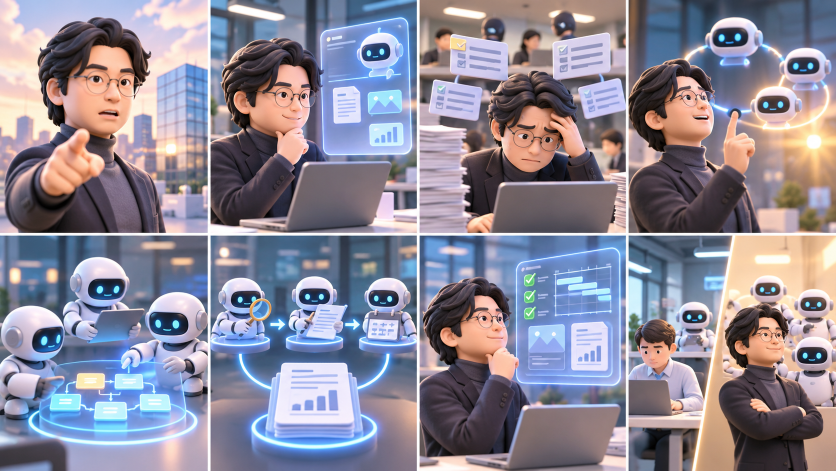
#> input picture ax-to-ao-2027/assets/storyboard.png, 1672 x 941 px (shown at 1/2 size)
$ python split_storyboard.py
#> lines starting #> are read from the running program, lines starting #| are printed output that depends on the picture; after the words box and inside, x2 and y2 are one past the last pixel; in counts of white or black regions, pixels touching at a corner belong together
#!/usr/bin/env python3
"""Split assets/storyboard.png (2 rows × 4 columns, read left→right, top→bottom) into 8 scene images.

Run from ax-to-ao-2027/:   python scripts/split_storyboard.py      (or: npm run split)
Needs: Python 3 + numpy + Pillow   (pip install numpy pillow)

1. Reads the real image size and finds the white gutters between cells (rows/columns almost entirely white);
   falls back to an equal 4×2 split if they are not found.
2. Crops each cell INSET px inside its gutter so no divider line remains → storyboard/scene-01.png … scene-08.png
   (untouched pixels: faces, hair, glasses, clothes and the UI shapes in the art are exactly as supplied).
3. Working copies for the video → public/scenes/scene-0X.jpg, enlarged with Lanczos (no regeneration).
   storyboard-hires/scene-0X.(png|jpg), if present, is used instead (drop in original single images there).
4. src/data/scenes.json: per-scene size, aspect and on-screen magnification.
"""
import json
import os
import sys

import numpy as np
from PIL import Image, ImageFilter

ROOT = os.path.dirname(os.path.dirname(os.path.abspath(__file__)))
SRC = os.path.join(ROOT, "assets", "storyboard.png")
OUT = os.path.join(ROOT, "storyboard")
HIRES = os.path.join(ROOT, "storyboard-hires")
PUB = os.path.join(ROOT, "public", "scenes")
META = os.path.join(ROOT, "src", "data", "scenes.json")
COLS, ROWS = 4, 2
INSET = 3
CARD_W = 800      # on-screen card width (must match src/components/Stage.tsx)
MAX_ZOOM = 1.3    # strongest camera push used in the video
WORK_W = 1800
WARN_AT = 2.2


def runs(mask):
    out, i = [], 0
    while i < len(mask):
        if mask[i]:
            j = i
            while j < len(mask) and mask[j]:
                j += 1
            out.append((i, j))
            i = j
        else:
            i += 1
    return out


def spans(frac, n, length):
    inner = [r for r in runs(frac > 0.85) if r[0] > length * 0.05 and r[1] < length * 0.95]
    if len(inner) == n - 1:
        edges, s = [], 0
        for a, b in inner:
            edges.append((s, a))
            s = b
        edges.append((s, length))
        return edges, True
    step = length / n
    return [(round(i * step), round((i + 1) * step)) for i in range(n)], False


def main():
    im = Image.open(SRC).convert("RGB")
#> im is the input picture: PIL image 1672x941 RGB; mean R, G, B 140.1, 136.2, 151.2
    a = np.asarray(im).astype(int)
    white = a.min(2) > 235
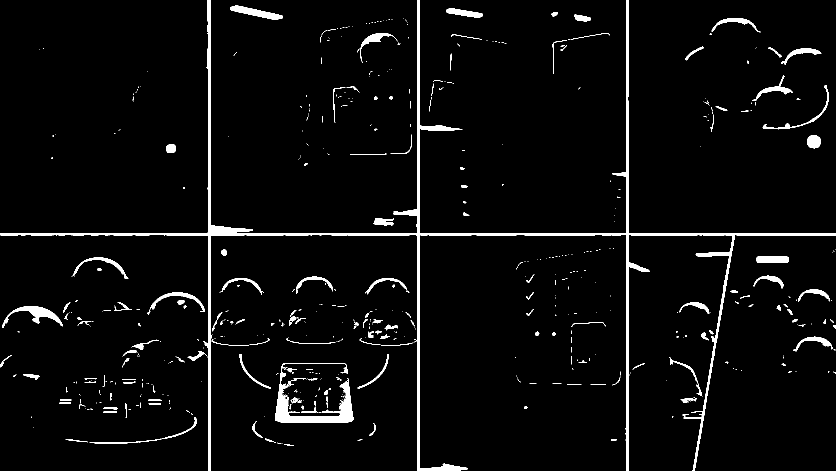
#> white: shape (941, 1672) bool (shown at 1/2 size); 3.7% white; 554 white regions (400 under 20 px), largest, box (x1, y1, x2, y2) and area: (0, 0, 1672, 941) 28087, (550, 726, 707, 845) 4842, (5, 612, 126, 656) 1496
    xs, okx = spans(white.mean(0), COLS, im.width)
#> after the loop in runs, `while i < len(mask):`: i = 1672; j = 1257; out = [(416, 421), (834, 839), (1252, 1257)]
#> the loop in spans, `for a, b in inner:` made 3 passes
#> (a, b, s) on passes 1 to 3: (416, 421, 421), (834, 839, 839), (1252, 1257, 1257)
#> after the loop in spans, `for a, b in inner:`: edges = [(0, 416), (421, 834), (839, 1252)]
#> xs = [(0, 416), (421, 834), (839, 1252), (1257, 1672)]; okx = True
    ys, oky = spans(white.mean(1), ROWS, im.height)
#> the loop in spans (call 2), `for a, b in inner:` made 1 pass
#> (a, b, s) on pass 1: (466, 471, 471)
#> ys = [(0, 466), (471, 941)]; oky = True
    print(f"storyboard {im.width}×{im.height}\n  columns {xs}\n  rows    {ys}")
#| storyboard 1672×941
#|   columns [(0, 416), (421, 834), (839, 1252), (1257, 1672)]
#|   rows    [(0, 466), (471, 941)]
    if not (okx and oky):
        print("! gutters not found on every axis — used an equal split; check storyboard/")
    os.makedirs(OUT, exist_ok=True)
    os.makedirs(PUB, exist_ok=True)
    meta, soft = [], []
    for r, (y0, y1) in enumerate(ys):
        for c, (x0, x1) in enumerate(xs):
            n = r * COLS + c + 1
#> n = 1
            # outer image edges need no inset; inner edges are trimmed past the divider's anti-aliasing
            box = (x0 + (INSET if c else 0), y0 + (INSET if r else 0), x1 - (INSET if c < COLS - 1 else 0), y1 - (INSET if r < ROWS - 1 else 0))
#> box = (0, 0, 413, 463)
            cell = im.crop(box)
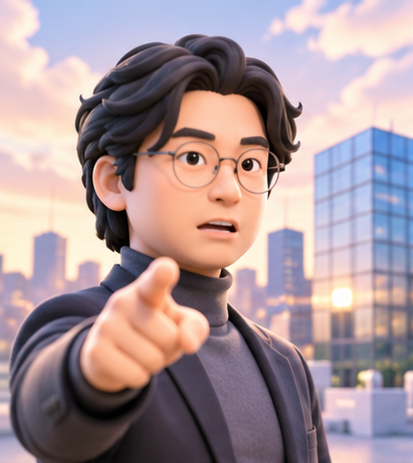
#> cell: PIL image 413x463 RGB; mean R, G, B 167.7, 148.1, 152.9
            cell.save(os.path.join(OUT, f"scene-{n:02d}.png"))
            hi = next((os.path.join(HIRES, f"scene-{n:02d}.{e}") for e in ("png", "jpg", "jpeg", "webp")
                       if os.path.exists(os.path.join(HIRES, f"scene-{n:02d}.{e}"))), None)
            s = Image.open(hi).convert("RGB") if hi else cell
            mag = CARD_W / s.width
#> mag = 1.94
            if s.width < WORK_W:
                work = s.resize((WORK_W, round(s.height * WORK_W / s.width)), Image.LANCZOS)
                if not hi:
                    work = work.filter(ImageFilter.UnsharpMask(radius=2.5, percent=35, threshold=2))
            else:
                work = s
            work.save(os.path.join(PUB, f"scene-{n:02d}.jpg"), quality=93)
            meta.append({"n": n, "file": f"scenes/scene-{n:02d}.jpg", "srcW": s.width, "srcH": s.height, "aspect": round(s.width / s.height, 4),
                         "source": "hires" if hi else "storyboard", "cardMagnification": round(mag, 2), "maxMagnification": round(mag * MAX_ZOOM, 2)})
            flag = "  ← soft when pushed in" if mag * MAX_ZOOM > WARN_AT else ""
#> flag = '  ← soft when pushed in'
            print(f"scene-{n:02d}: {s.width}×{s.height} ({'hi-res original' if hi else 'storyboard cell'})  on-screen ×{mag:.2f} (×{mag * MAX_ZOOM:.2f} at the closest push){flag}")
#| scene-01: 413×463 (storyboard cell)  on-screen ×1.94 (×2.52 at the closest push)  ← soft when pushed in
            if mag * MAX_ZOOM > WARN_AT:
                soft.append(n)
    os.makedirs(os.path.dirname(META), exist_ok=True)
    json.dump({"scenes": meta}, open(META, "w", encoding="utf-8"), indent=1)
    if soft:
        print(f"\n! QUALITY NOTE: scenes {soft} come from ~{meta[0]['srcW']} px-wide cells and are enlarged more than ×{WARN_AT} at the closest camera push.\n"
              f"  For a sharper result put original single images in storyboard-hires/scene-0X.png and run this script again.")
#| ! QUALITY NOTE: scenes [1, 2, 3, 4, 5, 6, 7, 8] come from ~413 px-wide cells and are enlarged more than ×2.2 at the closest camera push.
#|   For a sharper result put original single images in storyboard-hires/scene-0X.png and run this script again.


if __name__ == "__main__":
    sys.exit(main())
#> (the program exits here)
